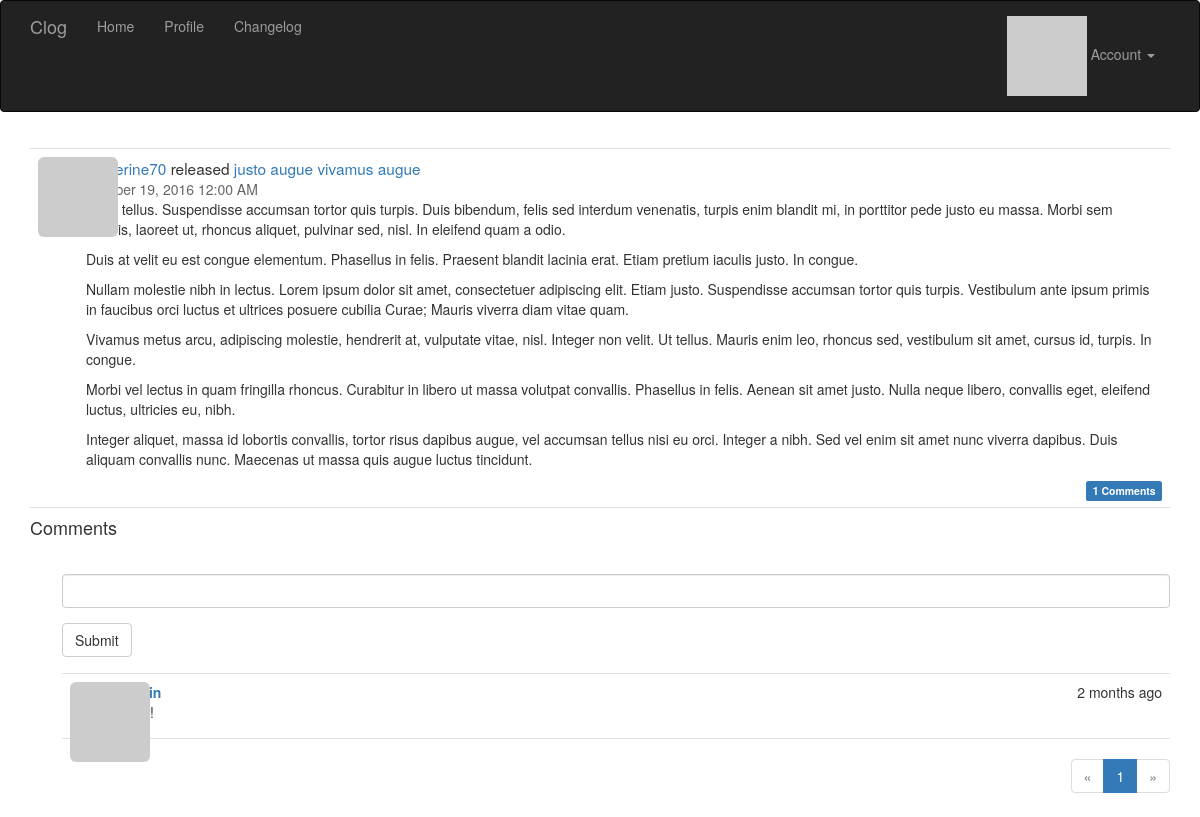
Page /post/90 (signed in) on the committed database.
### app/models.py (models this page shows, shortened)
class Post(db.Model):
    __tablename__ = 'posts'
    id = db.Column(db.Integer, primary_key=True)
    title = db.Column(db.Text)
    body = db.Column(db.Text)
    timestamp = db.Column(db.DateTime, index=True, default=datetime.utcnow)
    author_id = db.Column(db.Integer, db.ForeignKey('users.id'))
    body_html = db.Column(db.Text)
    comments = db.relationship('Comment', backref='post', lazy='dynamic')

class User(UserMixin, db.Model):
    __tablename__ = 'users'
    id = db.Column(db.Integer, primary_key=True)
    username = db.Column(db.String(64), unique=True, index=True)
    email = db.Column(db.String(64), unique=True, index=True)
    role_id = db.Column(db.Integer, db.ForeignKey('roles.id'))
    password_hash = db.Column(db.String(128))
    confirmed = db.Column(db.Boolean, default=False)
    avatar_hash = db.Column(db.String(32))
    name = db.Column(db.String(64))
    location = db.Column(db.String(64))
    about_me = db.Column(db.Text)
    member_since = db.Column(db.DateTime(), default=datetime.utcnow)
    last_seen = db.Column(db.DateTime(), default=datetime.utcnow)
    posts = db.relationship('Post', backref='author', lazy='dynamic')
    followed = db.relationship('Follow',
                               foreign_keys=[Follow.follower_id],
                               backref=db.backref('follower', lazy='joined'),
                               lazy='dynamic',
                               cascade='all, delete-orphan')
    followers = db.relationship('Follow',
                                foreign_keys=[Follow.followed_id],
                                backref=db.backref('followed', lazy='joined'),
                                lazy='dynamic',
                                cascade='all, delete-orphan')
    comments = db.relationship('Comment', backref='author', lazy='dynamic')
    def can(self, permissions):
        return self.role is not None and (self.role.permissions & permissions) == permissions
    def is_administrator(self):
        return self.can(Permission.ADMINISTER)
    @property
    def password(self):
        raise AttributeError('password is not a readable attribute')
    def gravatar(self, size=100, default='identicon', rating='g'):
        if request.is_secure:
            url = 'https://secure.gravatar.com/avatar'
        else:
            url = 'https://www.gravatar.com/avatar'
        hash = self.avatar_hash or hashlib.md5(
            self.email.encode('utf-8')).hexdigest()
        return '{url}/{hash}?s={size}&d={default}&r={rating}'.format(
            url=url, hash=hash, size=size, default=default, rating=rating)
    def ping(self):
        self.last_seen = datetime.utcnow()
        db.session.add(self)

class Comment(db.Model):
    __tablename__ = 'comments'
    id = db.Column(db.Integer, primary_key=True)
    body = db.Column(db.Text)
    body_html = db.Column(db.Text)
    timestamp = db.Column(db.DateTime, index=True, default=datetime.utcnow)
    disabled = db.Column(db.Boolean)
    author_id = db.Column(db.Integer, db.ForeignKey('users.id'))
    post_id = db.Column(db.Integer, db.ForeignKey('posts.id'))

### app/main/views.py (the view, shortened to what this page needs)
@main.route('/post/<int:id>', methods=['GET', 'POST'])
def post(id):
    post = Post.query.get_or_404(id)
    form = CommentForm()
    page = request.args.get('page', 1, type=int)
    if page == -1:
        page = (post.comments.count() - 1) // \
            current_app.config['FLASKY_COMMENTS_PER_PAGE'] + 1
    pagination = post.comments.order_by(Comment.timestamp.asc()).paginate(
        page, per_page=current_app.config['FLASKY_COMMENTS_PER_PAGE'],
        error_out=False)
    comments = pagination.items
    return render_template('post.html', posts=[post], form=form,
                           comments=comments, pagination=pagination)

### app/main/forms.py
class CommentForm(FlaskForm):
    body = StringField('', validators=[Required()])
    submit = SubmitField('Submit')

### app/auth/views.py (called while the page is built)
@auth.before_app_request
def before_request():
    if current_user.is_authenticated:
        current_user.ping()
        if not current_user.confirmed \
                and request.endpoint[:5] != 'auth.' \
                and request.endpoint != 'static':
            return redirect(url_for('auth.unconfirmed'))

### app/main/__init__.py (called while the page is built)
@main.app_context_processor
def inject_permissions():
    return dict(Permission=Permission)

### app/models.py (called while the page is built)
@login_manager.user_loader
def load_user(user_id):
    return User.query.get(int(user_id))

### app/templates/post.html (shortened to what this page needs)
{% extends "base.html" %}
{% import "bootstrap/wtf.html" as wtf %}
{% import "_macros.html" as macros %}
{% block head %}
{{ super() }}
{% endblock %}
{% block page_content %}
{% include '_posts.html' %}
<h4 id="comments">Comments</h4>
{% if current_user.can(Permission.COMMENT) %}
<div class="comment-form">
    {{ wtf.quick_form(form) }}
</div>
{% endif %}
{% include '_comments.html' %}
{% if pagination %}
<div class="pagination">
    {{ macros.pagination_widget(pagination, '.post', fragment='#comments', id=posts[0].id) }}
</div>
{% endif %}
{% endblock %}

### app/templates/_posts.html (shortened to what this page needs)
<ul class="posts">
    {% for post in posts %}
    <li class="post">
        <div class="post-thumbnail">
            <a href="{{ url_for('.user', username=post.author.username) }}">
                <img class="img-rounded profile-thumbnail" src="{{ post.author.gravatar(size=40) }}">
            </a>
        </div>
        <div class="post-content">
            <div class="post-author">
                <a href="{{ url_for('.user', username=post.author.username) }}">{{ post.author.username }}</a>
                released
                <a href="{{ url_for('.post', id=post.id) }}">{{ post.title }}</a>
            </div>
            <div class="post-date">{{ moment(post.timestamp).format('LLL') }}</div>
            <div class="post-body">
                {% if post.body_html %}
                    {{ post.body_html | safe }}
                {% else %}
                    {{ post.body }}
                {% endif %}
            </div>
            <div class="post-footer">
                <a href="{{ url_for('.post', id=post.id) }}#comments">
                    <span class="label label-primary">{{ post.comments.count() }} Comments</span>
                </a>
            </div>
        </div>
    </li>
    {% endfor %}
</ul>

### app/templates/_comments.html (shortened to what this page needs)
<ul class="comments">
    {% for comment in comments %}
    <li class="comment">
        <div class="comment-thumbnail">
            <a href="{{ url_for('.user', username=comment.author.username) }}">
                <img class="img-rounded profile-thumbnail" src="{{ comment.author.gravatar(size=40) }}">
            </a>
        </div>
        <div class="comment-content">
            <div class="comment-date">{{ moment(comment.timestamp).fromNow() }}</div>
            <div class="comment-author"><a href="{{ url_for('.user', username=comment.author.username) }}">{{ comment.author.username }}</a></div>
            <div class="comment-body">
            </div>
        </div>
    </li>
    {% endfor %}
</ul>

### app/static/styles.css (style rules this page uses)
.profile-thumbnail { position: absolute; }
ul.posts { list-style-type: none; padding: 0px; margin: 16px 0px 0px 0px; border-top: 1px solid #e0e0e0; }
ul.posts li.post { padding: 8px; border-bottom: 1px solid #e0e0e0; }
div.post-date { color: #666666; }
div.post-author { font-size: 110%; }
div.post-body { max-height: 300px; overflow-y: auto; }
div.post-thumbnail { position: absolute; }
div.post-content { margin-left: 48px; min-height: 48px; }
div.post-footer { text-align: right; }
ul.comments { list-style-type: none; padding: 0px; margin: 16px 0px 0px 0px; }
ul.comments li.comment { margin-left: 32px; padding: 8px; border-bottom: 1px solid #e0e0e0; }
ul.comments li.comment:nth-child(1) { border-top: 1px solid #e0e0e0; }
div.comment-date { float: right; }
div.comment-author { font-weight: bold; }
div.comment-thumbnail { position: absolute; }
div.comment-content { margin-left: 48px; min-height: 48px; }
div.comment-form { margin: 16px 0px 16px 32px; }
div.pagination { width: 100%; text-align: right; padding: 0px; margin: 0px; }

### app/templates/post.html (style rules this page uses)
div.post-body { max-height: 1000px; overflow-y: auto; }

### rows in the picture
Post: author.username "katherine70", title "justo augue vivamus augue", timestamp "October 19, 2016 12:00 AM", body_html "Nulla tellus. Suspendisse accumsan tortor quis turpis. Duis bibendum, felis sed interdum venenatis, turpis enim blandit mi, in porttitor pede justo eu massa. Morbi sem mauris, laoreet ut, rhoncus aliquet, pulvinar sed, nisl. In eleifend quam a odio. Duis at velit eu est congue elementum. Phasellus in felis. Praesent blandit lacinia erat. Etiam pretium iaculis justo. In congue. Nullam molestie nibh in lectus. Lorem ipsum dolor sit amet, consectetuer adipiscing elit. Etiam justo. Suspendisse accumsan tortor quis turpis. Vestibulum ante ipsum primis in faucibus orci luctus et ultrices posuere cubilia Curae; Mauris viverra diam vitae quam. Vivamus metus arcu, adipiscing molestie, hendrerit at,…", comments.count "1"
Comment: timestamp "2 months ago"

### other values in the picture
{{ p }} "1"
